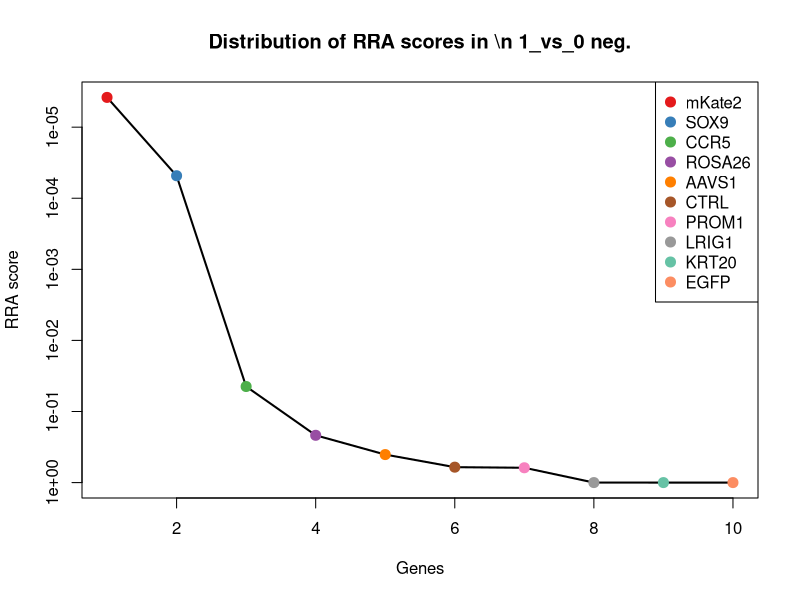
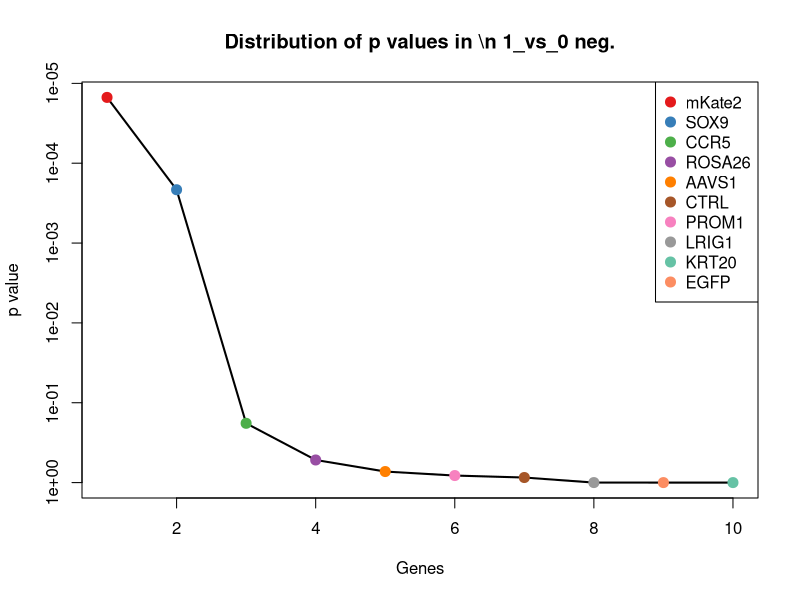
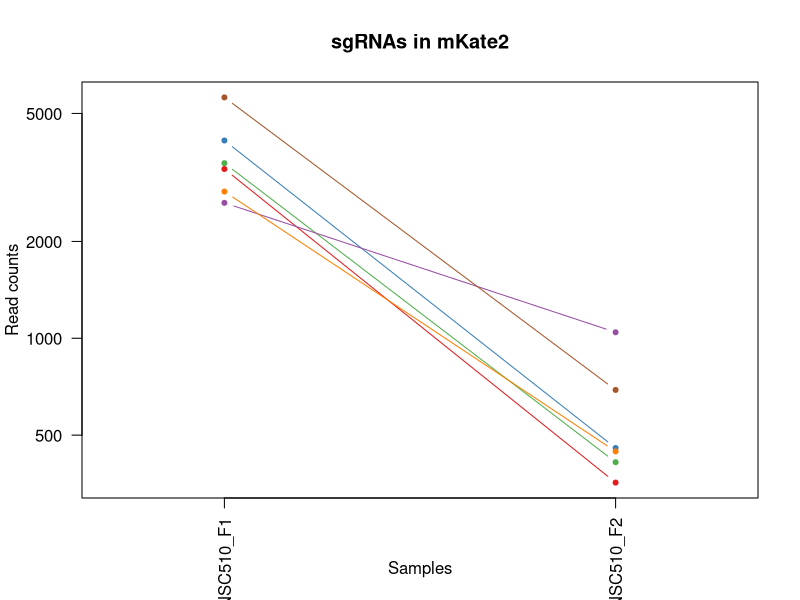
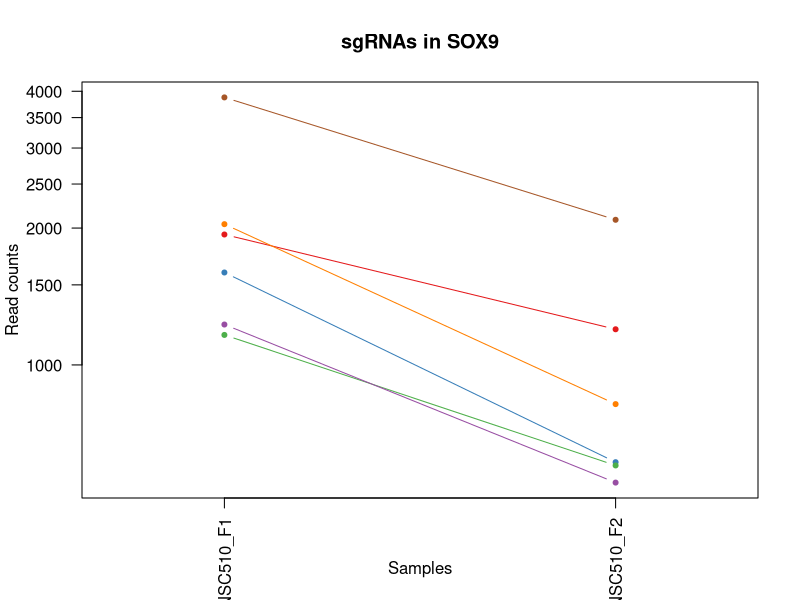
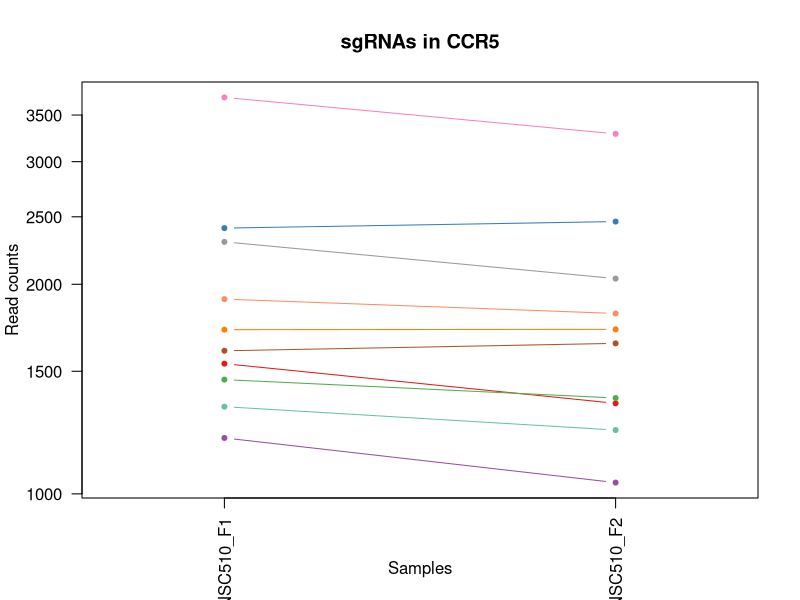
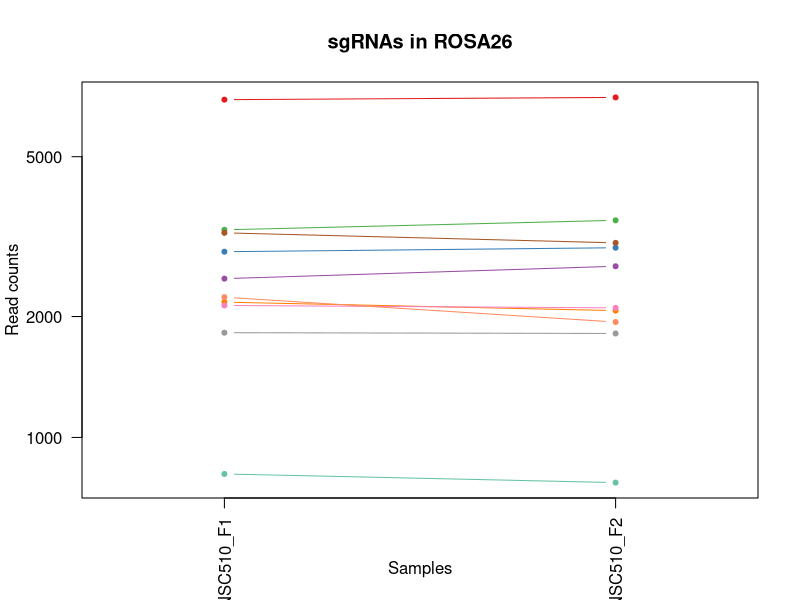
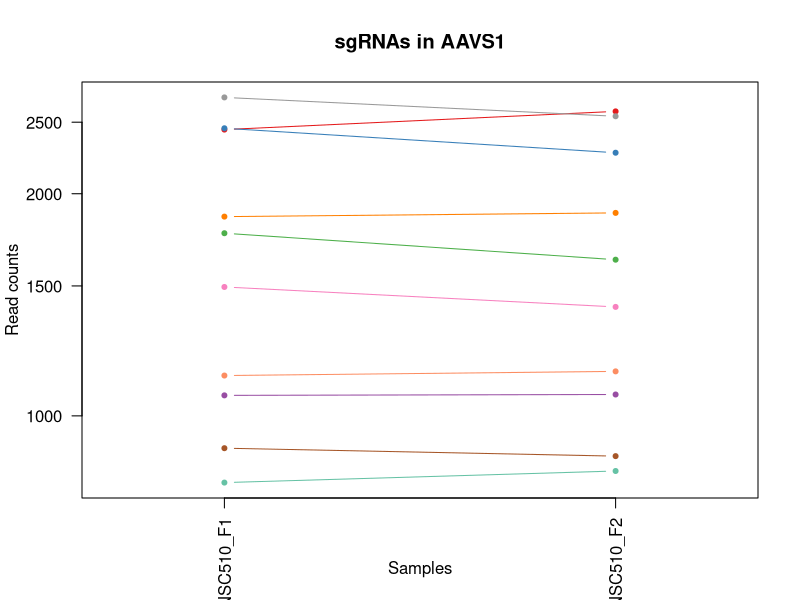
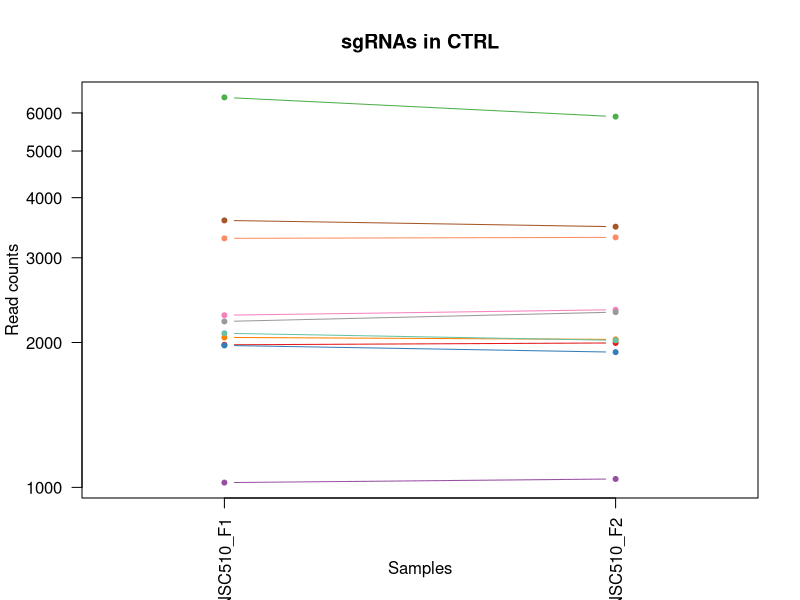

These charts were generated, in order, by the following R code: (Note: this script raises an error after producing the figures.)
pdf(file='S10A_c0_t1.pdf',width=4.5,height=4.5);
gstable=read.table('S10A_c0_t1.gene_summary.txt',header=T)
# 
#
# parameters
# Do not modify the variables beginning with "__"

# gstablename='__GENE_SUMMARY_FILE__'
startindex=3
# outputfile='__OUTPUT_FILE__'
targetgenelist=c("mKate2","SOX9","CCR5","ROSA26","AAVS1","CTRL","PROM1","LRIG1","KRT20","EGFP")
# samplelabel=sub('.\\w+.\\w+$','',colnames(gstable)[startindex]);
samplelabel='1_vs_0 neg.'


# You need to write some codes in front of this code:
# gstable=read.table(gstablename,header=T)
# pdf(file=outputfile,width=6,height=6)


# set up color using RColorBrewer
#library(RColorBrewer)
#colors <- brewer.pal(length(targetgenelist), "Set1")

colors=c( "#E41A1C", "#377EB8", "#4DAF4A", "#984EA3", "#FF7F00",  "#A65628", "#F781BF",
          "#999999", "#66C2A5", "#FC8D62", "#8DA0CB", "#E78AC3", "#A6D854", "#FFD92F", "#E5C494", "#B3B3B3", 
          "#8DD3C7", "#FFFFB3", "#BEBADA", "#FB8072", "#80B1D3", "#FDB462", "#B3DE69", "#FCCDE5",
          "#D9D9D9", "#BC80BD", "#CCEBC5", "#FFED6F")

######
# function definition

plotrankedvalues<-function(val, tglist, ...){
  
  plot(val,log='y',ylim=c(max(val),min(val)),type='l',lwd=2, ...)
  if(length(tglist)>0){
    for(i in 1:length(tglist)){
      targetgene=tglist[i];
      tx=which(names(val)==targetgene);ty=val[targetgene];
      points(tx,ty,col=colors[(i %% length(colors)) ],cex=2,pch=20)
      # text(tx+50,ty,targetgene,col=colors[i])
    }
    legend('topright',tglist,pch=20,pt.cex = 2,cex=1,col=colors)
  }
}



plotrandvalues<-function(val,targetgenelist, ...){
  # choose the one with the best distance distribution
  
  mindiffvalue=0;
  randval=val;
  for(i in 1:20){
    randval0=sample(val)
    vindex=sort(which(names(randval0) %in% targetgenelist))
    if(max(vindex)>0.9*length(val)){
      # print('pass...')
      next;
    }
    mindiffind=min(diff(vindex));
    if (mindiffind > mindiffvalue){
      mindiffvalue=mindiffind;
      randval=randval0;
      # print(paste('Diff: ',mindiffvalue))
    }
  }
  plot(randval,log='y',ylim=c(max(randval),min(randval)),pch=20,col='grey', ...)
  
  if(length(targetgenelist)>0){
    for(i in 1:length(targetgenelist)){
      targetgene=targetgenelist[i];
      tx=which(names(randval)==targetgene);ty=randval[targetgene];
      points(tx,ty,col=colors[(i %% length(colors)) ],cex=2,pch=20)
      text(tx+50,ty,targetgene,col=colors[i])
    }
  }
  
}




# set.seed(1235)



pvec=gstable[,startindex]
names(pvec)=gstable[,'id']
pvec=sort(pvec);

plotrankedvalues(pvec,targetgenelist,xlab='Genes',ylab='RRA score',main=paste('Distribution of RRA scores in \\n',samplelabel))

# plotrandvalues(pvec,targetgenelist,xlab='Genes',ylab='RRA score',main=paste('Distribution of RRA scores in \\n',samplelabel))


pvec=gstable[,startindex+1]
names(pvec)=gstable[,'id']
pvec=sort(pvec);

plotrankedvalues(pvec,targetgenelist,xlab='Genes',ylab='p value',main=paste('Distribution of p values in \\n',samplelabel))

# plotrandvalues(pvec,targetgenelist,xlab='Genes',ylab='p value',main=paste('Distribution of p values in \\n',samplelabel))



# you need to write after this code:
# dev.off()






# parameters
# Do not modify the variables beginning with "__"
targetmat=list(c(3358.175598442296,354.98143807977164),c(4118.215340793739,454.97620936984816),c(3501.1830762794757,410.97851000221453),c(2635.1377909158577,1042.9454645554981),c(2857.149399865885,443.97678452793974),c(5606.293152134459,689.963921901528))
targetgene="mKate2"
collabel=c("S73_MNSC510_F1","S74_MNSC510_F2")

# set up color using RColorBrewer
#library(RColorBrewer)
#colors <- brewer.pal(length(targetgenelist), "Set1")

colors=c( "#E41A1C", "#377EB8", "#4DAF4A", "#984EA3", "#FF7F00",  "#A65628", "#F781BF",
          "#999999", "#66C2A5", "#FC8D62", "#8DA0CB", "#E78AC3", "#A6D854", "#FFD92F", "#E5C494", "#B3B3B3", 
          "#8DD3C7", "#FFFFB3", "#BEBADA", "#FB8072", "#80B1D3", "#FDB462", "#B3DE69", "#FCCDE5",
          "#D9D9D9", "#BC80BD", "#CCEBC5", "#FFED6F")


## code

targetmatvec=unlist(targetmat)+1
yrange=range(targetmatvec[targetmatvec>0]);
# yrange[1]=1; # set the minimum value to 1
for(i in 1:length(targetmat)){
  vali=targetmat[[i]]+1;
  if(i==1){
    plot(1:length(vali),vali,type='b',las=1,pch=20,main=paste('sgRNAs in',targetgene),ylab='Read counts',xlab='Samples',xlim=c(0.7,length(vali)+0.3),ylim = yrange,col=colors[(i %% length(colors))],xaxt='n',log='y')
    axis(1,at=1:length(vali),labels=(collabel),las=2)
    # lines(0:100,rep(1,101),col='black');
  }else{
    lines(1:length(vali),vali,type='b',pch=20,col=colors[(i %% length(colors))])
  }
}




# parameters
# Do not modify the variables beginning with "__"
targetmat=list(c(1935.1011861184763,1196.937412342216),c(1596.0834589380302,609.9681048694667),c(1163.0608162562212,599.9686277404592),c(1226.0641106879855,549.9712420954208),c(2039.1066245455158,818.9571768657268),c(3876.202685992359,2084.8909813980954))
targetgene="SOX9"
collabel=c("S73_MNSC510_F1","S74_MNSC510_F2")

# set up color using RColorBrewer
#library(RColorBrewer)
#colors <- brewer.pal(length(targetgenelist), "Set1")

colors=c( "#E41A1C", "#377EB8", "#4DAF4A", "#984EA3", "#FF7F00",  "#A65628", "#F781BF",
          "#999999", "#66C2A5", "#FC8D62", "#8DA0CB", "#E78AC3", "#A6D854", "#FFD92F", "#E5C494", "#B3B3B3", 
          "#8DD3C7", "#FFFFB3", "#BEBADA", "#FB8072", "#80B1D3", "#FDB462", "#B3DE69", "#FCCDE5",
          "#D9D9D9", "#BC80BD", "#CCEBC5", "#FFED6F")


## code

targetmatvec=unlist(targetmat)+1
yrange=range(targetmatvec[targetmatvec>0]);
# yrange[1]=1; # set the minimum value to 1
for(i in 1:length(targetmat)){
  vali=targetmat[[i]]+1;
  if(i==1){
    plot(1:length(vali),vali,type='b',las=1,pch=20,main=paste('sgRNAs in',targetgene),ylab='Read counts',xlab='Samples',xlim=c(0.7,length(vali)+0.3),ylim = yrange,col=colors[(i %% length(colors))],xaxt='n',log='y')
    axis(1,at=1:length(vali),labels=(collabel),las=2)
    # lines(0:100,rep(1,101),col='black');
  }else{
    lines(1:length(vali),vali,type='b',pch=20,col=colors[(i %% length(colors))])
  }
}




# parameters
# Do not modify the variables beginning with "__"
targetmat=list(c(1537.0803736765365,1347.9295169902316),c(2407.125868210425,2459.8713737358826),c(1458.0762425636892,1371.92826209985),c(1202.062855666361,1036.9457782780935),c(1720.0899432164233,1721.9099616151177),c(1604.0838772785717,1643.9140400088581),c(3709.1939531335547,3287.8280800177163),c(2300.120272905682,2036.8934911788588),c(1333.0697059927281,1233.9354777195442),c(1903.0995127563103,1814.9050989148889))
targetgene="CCR5"
collabel=c("S73_MNSC510_F1","S74_MNSC510_F2")

# set up color using RColorBrewer
#library(RColorBrewer)
#colors <- brewer.pal(length(targetgenelist), "Set1")

colors=c( "#E41A1C", "#377EB8", "#4DAF4A", "#984EA3", "#FF7F00",  "#A65628", "#F781BF",
          "#999999", "#66C2A5", "#FC8D62", "#8DA0CB", "#E78AC3", "#A6D854", "#FFD92F", "#E5C494", "#B3B3B3", 
          "#8DD3C7", "#FFFFB3", "#BEBADA", "#FB8072", "#80B1D3", "#FDB462", "#B3DE69", "#FCCDE5",
          "#D9D9D9", "#BC80BD", "#CCEBC5", "#FFED6F")


## code

targetmatvec=unlist(targetmat)+1
yrange=range(targetmatvec[targetmatvec>0]);
# yrange[1]=1; # set the minimum value to 1
for(i in 1:length(targetmat)){
  vali=targetmat[[i]]+1;
  if(i==1){
    plot(1:length(vali),vali,type='b',las=1,pch=20,main=paste('sgRNAs in',targetgene),ylab='Read counts',xlab='Samples',xlim=c(0.7,length(vali)+0.3),ylim = yrange,col=colors[(i %% length(colors))],xaxt='n',log='y')
    axis(1,at=1:length(vali),labels=(collabel),las=2)
    # lines(0:100,rep(1,101),col='black');
  }else{
    lines(1:length(vali),vali,type='b',pch=20,col=colors[(i %% length(colors))])
  }
}




# parameters
# Do not modify the variables beginning with "__"
targetmat=list(c(6932.362492079214,7022.632787702074),c(2899.1515961537275,2965.8449164636695),c(3287.1718856699904,3470.818511478556),c(2484.129894738137,2666.860550306341),c(2171.1135271644507,2067.8918702787823),c(3230.168904993632,3049.840524347334),c(2130.1113831691755,2100.8901448045076),c(1822.0952770583276,1813.905151201988),c(810.0423569798273,770.95968664649),c(2233.1167693036473,1936.8987198887824))
targetgene="ROSA26"
collabel=c("S73_MNSC510_F1","S74_MNSC510_F2")

# set up color using RColorBrewer
#library(RColorBrewer)
#colors <- brewer.pal(length(targetgenelist), "Set1")

colors=c( "#E41A1C", "#377EB8", "#4DAF4A", "#984EA3", "#FF7F00",  "#A65628", "#F781BF",
          "#999999", "#66C2A5", "#FC8D62", "#8DA0CB", "#E78AC3", "#A6D854", "#FFD92F", "#E5C494", "#B3B3B3", 
          "#8DD3C7", "#FFFFB3", "#BEBADA", "#FB8072", "#80B1D3", "#FDB462", "#B3DE69", "#FCCDE5",
          "#D9D9D9", "#BC80BD", "#CCEBC5", "#FFED6F")


## code

targetmatvec=unlist(targetmat)+1
yrange=range(targetmatvec[targetmatvec>0]);
# yrange[1]=1; # set the minimum value to 1
for(i in 1:length(targetmat)){
  vali=targetmat[[i]]+1;
  if(i==1){
    plot(1:length(vali),vali,type='b',las=1,pch=20,main=paste('sgRNAs in',targetgene),ylab='Read counts',xlab='Samples',xlim=c(0.7,length(vali)+0.3),ylim = yrange,col=colors[(i %% length(colors))],xaxt='n',log='y')
    axis(1,at=1:length(vali),labels=(collabel),las=2)
    # lines(0:100,rep(1,101),col='black');
  }else{
    lines(1:length(vali),vali,type='b',pch=20,col=colors[(i %% length(colors))])
  }
}




# parameters
# Do not modify the variables beginning with "__"
targetmat=list(c(2442.1276984502942,2584.864837848478),c(2452.128221375971,2271.8812037105386),c(1767.0924009671048,1626.914928889545),c(1065.0556915845877,1067.9441573780173),c(1861.0973164684674,1882.9015433921409),c(903.0472201886223,880.9539350655741),c(1494.0781250961259,1403.9265889126743),c(2700.1411899327577,2545.8668770453482),c(811.0424092723949,840.9560265495436),c(1133.0592474791906,1147.9399744100785))
targetgene="AAVS1"
collabel=c("S73_MNSC510_F1","S74_MNSC510_F2")

# set up color using RColorBrewer
#library(RColorBrewer)
#colors <- brewer.pal(length(targetgenelist), "Set1")

colors=c( "#E41A1C", "#377EB8", "#4DAF4A", "#984EA3", "#FF7F00",  "#A65628", "#F781BF",
          "#999999", "#66C2A5", "#FC8D62", "#8DA0CB", "#E78AC3", "#A6D854", "#FFD92F", "#E5C494", "#B3B3B3", 
          "#8DD3C7", "#FFFFB3", "#BEBADA", "#FB8072", "#80B1D3", "#FDB462", "#B3DE69", "#FCCDE5",
          "#D9D9D9", "#BC80BD", "#CCEBC5", "#FFED6F")


## code

targetmatvec=unlist(targetmat)+1
yrange=range(targetmatvec[targetmatvec>0]);
# yrange[1]=1; # set the minimum value to 1
for(i in 1:length(targetmat)){
  vali=targetmat[[i]]+1;
  if(i==1){
    plot(1:length(vali),vali,type='b',las=1,pch=20,main=paste('sgRNAs in',targetgene),ylab='Read counts',xlab='Samples',xlim=c(0.7,length(vali)+0.3),ylim = yrange,col=colors[(i %% length(colors))],xaxt='n',log='y')
    axis(1,at=1:length(vali),labels=(collabel),las=2)
    # lines(0:100,rep(1,101),col='black');
  }else{
    lines(1:length(vali),vali,type='b',pch=20,col=colors[(i %% length(colors))])
  }
}




# parameters
# Do not modify the variables beginning with "__"
targetmat=list(c(1977.1033824063193,1994.8956872370266),c(1971.103068650913,1908.9001839275609),c(6461.337862279832,5893.69181983711),c(1022.0534430041771,1039.9456214167958),c(2048.107095178625,2028.8939094756527),c(3586.187521147729,3479.8180408946628),c(2278.1191224691934,2338.87770047489),c(2211.115618867158,2311.8791122265693),c(2089.1092391739003,2019.8943800595457),c(3291.1720948402613,3306.8270865628306))
targetgene="CTRL"
collabel=c("S73_MNSC510_F1","S74_MNSC510_F2")

# set up color using RColorBrewer
#library(RColorBrewer)
#colors <- brewer.pal(length(targetgenelist), "Set1")

colors=c( "#E41A1C", "#377EB8", "#4DAF4A", "#984EA3", "#FF7F00",  "#A65628", "#F781BF",
          "#999999", "#66C2A5", "#FC8D62", "#8DA0CB", "#E78AC3", "#A6D854", "#FFD92F", "#E5C494", "#B3B3B3", 
          "#8DD3C7", "#FFFFB3", "#BEBADA", "#FB8072", "#80B1D3", "#FDB462", "#B3DE69", "#FCCDE5",
          "#D9D9D9", "#BC80BD", "#CCEBC5", "#FFED6F")


## code

targetmatvec=unlist(targetmat)+1
yrange=range(targetmatvec[targetmatvec>0]);
# yrange[1]=1; # set the minimum value to 1
for(i in 1:length(targetmat)){
  vali=targetmat[[i]]+1;
  if(i==1){
    plot(1:length(vali),vali,type='b',las=1,pch=20,main=paste('sgRNAs in',targetgene),ylab='Read counts',xlab='Samples',xlim=c(0.7,length(vali)+0.3),ylim = yrange,col=colors[(i %% length(colors))],xaxt='n',log='y')
    axis(1,at=1:length(vali),labels=(collabel),las=2)
    # lines(0:100,rep(1,101),col='black');
  }else{
    lines(1:length(vali),vali,type='b',pch=20,col=colors[(i %% length(colors))])
  }
}




# parameters
# Do not modify the variables beginning with "__"
targetmat=list(c(2079.1087162482236,1985.8961578209198),c(3412.1784222409515,3290.8279231564184),c(2109.110285025254,2307.8793213749664),c(3580.187207392323,3596.8119233040525),c(2038.1065722529481,2147.887687310844),c(4965.259632598571,4956.740812849093))
targetgene="PROM1"
collabel=c("S73_MNSC510_F1","S74_MNSC510_F2")

# set up color using RColorBrewer
#library(RColorBrewer)
#colors <- brewer.pal(length(targetgenelist), "Set1")

colors=c( "#E41A1C", "#377EB8", "#4DAF4A", "#984EA3", "#FF7F00",  "#A65628", "#F781BF",
          "#999999", "#66C2A5", "#FC8D62", "#8DA0CB", "#E78AC3", "#A6D854", "#FFD92F", "#E5C494", "#B3B3B3", 
          "#8DD3C7", "#FFFFB3", "#BEBADA", "#FB8072", "#80B1D3", "#FDB462", "#B3DE69", "#FCCDE5",
          "#D9D9D9", "#BC80BD", "#CCEBC5", "#FFED6F")


## code

targetmatvec=unlist(targetmat)+1
yrange=range(targetmatvec[targetmatvec>0]);
# yrange[1]=1; # set the minimum value to 1
for(i in 1:length(targetmat)){
  vali=targetmat[[i]]+1;
  if(i==1){
    plot(1:length(vali),vali,type='b',las=1,pch=20,main=paste('sgRNAs in',targetgene),ylab='Read counts',xlab='Samples',xlim=c(0.7,length(vali)+0.3),ylim = yrange,col=colors[(i %% length(colors))],xaxt='n',log='y')
    axis(1,at=1:length(vali),labels=(collabel),las=2)
    # lines(0:100,rep(1,101),col='black');
  }else{
    lines(1:length(vali),vali,type='b',pch=20,col=colors[(i %% length(colors))])
  }
}




# parameters
# Do not modify the variables beginning with "__"
targetmat=list(c(2243.1172922293244,2474.870589429394),c(1341.0701243332696,1473.922928815728),c(1509.0789094846411,1742.9088635860337),c(2717.142078906408,2916.847478531532),c(4089.2138243092763,4413.769204743978),c(1502.0785434366674,1597.9164452154228))
targetgene="LRIG1"
collabel=c("S73_MNSC510_F1","S74_MNSC510_F2")

# set up color using RColorBrewer
#library(RColorBrewer)
#colors <- brewer.pal(length(targetgenelist), "Set1")

colors=c( "#E41A1C", "#377EB8", "#4DAF4A", "#984EA3", "#FF7F00",  "#A65628", "#F781BF",
          "#999999", "#66C2A5", "#FC8D62", "#8DA0CB", "#E78AC3", "#A6D854", "#FFD92F", "#E5C494", "#B3B3B3", 
          "#8DD3C7", "#FFFFB3", "#BEBADA", "#FB8072", "#80B1D3", "#FDB462", "#B3DE69", "#FCCDE5",
          "#D9D9D9", "#BC80BD", "#CCEBC5", "#FFED6F")


## code

targetmatvec=unlist(targetmat)+1
yrange=range(targetmatvec[targetmatvec>0]);
# yrange[1]=1; # set the minimum value to 1
for(i in 1:length(targetmat)){
  vali=targetmat[[i]]+1;
  if(i==1){
    plot(1:length(vali),vali,type='b',las=1,pch=20,main=paste('sgRNAs in',targetgene),ylab='Read counts',xlab='Samples',xlim=c(0.7,length(vali)+0.3),ylim = yrange,col=colors[(i %% length(colors))],xaxt='n',log='y')
    axis(1,at=1:length(vali),labels=(collabel),las=2)
    # lines(0:100,rep(1,101),col='black');
  }else{
    lines(1:length(vali),vali,type='b',pch=20,col=colors[(i %% length(colors))])
  }
}




# parameters
# Do not modify the variables beginning with "__"
targetmat=list(c(599.0313232480452,2099.890197091607),c(621.0324736845342,2827.8521320833643),c(567.029649885879,2382.8753998425236),c(288.01506025949413,1151.9397652616815),c(848.0443440973994,3788.8018841809994),c(455.02379311829804,1602.9161837799268))
targetgene="KRT20"
collabel=c("S73_MNSC510_F1","S74_MNSC510_F2")

# set up color using RColorBrewer
#library(RColorBrewer)
#colors <- brewer.pal(length(targetgenelist), "Set1")

colors=c( "#E41A1C", "#377EB8", "#4DAF4A", "#984EA3", "#FF7F00",  "#A65628", "#F781BF",
          "#999999", "#66C2A5", "#FC8D62", "#8DA0CB", "#E78AC3", "#A6D854", "#FFD92F", "#E5C494", "#B3B3B3", 
          "#8DD3C7", "#FFFFB3", "#BEBADA", "#FB8072", "#80B1D3", "#FDB462", "#B3DE69", "#FCCDE5",
          "#D9D9D9", "#BC80BD", "#CCEBC5", "#FFED6F")


## code

targetmatvec=unlist(targetmat)+1
yrange=range(targetmatvec[targetmatvec>0]);
# yrange[1]=1; # set the minimum value to 1
for(i in 1:length(targetmat)){
  vali=targetmat[[i]]+1;
  if(i==1){
    plot(1:length(vali),vali,type='b',las=1,pch=20,main=paste('sgRNAs in',targetgene),ylab='Read counts',xlab='Samples',xlim=c(0.7,length(vali)+0.3),ylim = yrange,col=colors[(i %% length(colors))],xaxt='n',log='y')
    axis(1,at=1:length(vali),labels=(collabel),las=2)
    # lines(0:100,rep(1,101),col='black');
  }else{
    lines(1:length(vali),vali,type='b',pch=20,col=colors[(i %% length(colors))])
  }
}




# parameters
# Do not modify the variables beginning with "__"
targetmat=list(c(412.02154453788745,3030.841517802219),c(436.02279955951195,3853.798485519549),c(295.015426307468,2043.893125169164),c(297.01553089260335,2011.8947983563396),c(430.0224858041058,3400.8221715755026),c(1072.0560576325615,3794.801570458404))
targetgene="EGFP"
collabel=c("S73_MNSC510_F1","S74_MNSC510_F2")

# set up color using RColorBrewer
#library(RColorBrewer)
#colors <- brewer.pal(length(targetgenelist), "Set1")

colors=c( "#E41A1C", "#377EB8", "#4DAF4A", "#984EA3", "#FF7F00",  "#A65628", "#F781BF",
          "#999999", "#66C2A5", "#FC8D62", "#8DA0CB", "#E78AC3", "#A6D854", "#FFD92F", "#E5C494", "#B3B3B3", 
          "#8DD3C7", "#FFFFB3", "#BEBADA", "#FB8072", "#80B1D3", "#FDB462", "#B3DE69", "#FCCDE5",
          "#D9D9D9", "#BC80BD", "#CCEBC5", "#FFED6F")


## code

targetmatvec=unlist(targetmat)+1
yrange=range(targetmatvec[targetmatvec>0]);
# yrange[1]=1; # set the minimum value to 1
for(i in 1:length(targetmat)){
  vali=targetmat[[i]]+1;
  if(i==1){
    plot(1:length(vali),vali,type='b',las=1,pch=20,main=paste('sgRNAs in',targetgene),ylab='Read counts',xlab='Samples',xlim=c(0.7,length(vali)+0.3),ylim = yrange,col=colors[(i %% length(colors))],xaxt='n',log='y')
    axis(1,at=1:length(vali),labels=(collabel),las=2)
    # lines(0:100,rep(1,101),col='black');
  }else{
    lines(1:length(vali),vali,type='b',pch=20,col=colors[(i %% length(colors))])
  }
}



# 
#
# parameters
# Do not modify the variables beginning with "__"

# gstablename='__GENE_SUMMARY_FILE__'
startindex=9
# outputfile='__OUTPUT_FILE__'
targetgenelist=c("EGFP","KRT20","LRIG1","PROM1","ROSA26","AAVS1","CTRL","CCR5","SOX9","mKate2")
# samplelabel=sub('.\\w+.\\w+$','',colnames(gstable)[startindex]);
samplelabel='1_vs_0 pos.'


# You need to write some codes in front of this code:
# gstable=read.table(gstablename,header=T)
# pdf(file=outputfile,width=6,height=6)


# set up color using RColorBrewer
#library(RColorBrewer)
#colors <- brewer.pal(length(targetgenelist), "Set1")

colors=c( "#E41A1C", "#377EB8", "#4DAF4A", "#984EA3", "#FF7F00",  "#A65628", "#F781BF",
          "#999999", "#66C2A5", "#FC8D62", "#8DA0CB", "#E78AC3", "#A6D854", "#FFD92F", "#E5C494", "#B3B3B3", 
          "#8DD3C7", "#FFFFB3", "#BEBADA", "#FB8072", "#80B1D3", "#FDB462", "#B3DE69", "#FCCDE5",
          "#D9D9D9", "#BC80BD", "#CCEBC5", "#FFED6F")

######
# function definition

plotrankedvalues<-function(val, tglist, ...){
  
  plot(val,log='y',ylim=c(max(val),min(val)),type='l',lwd=2, ...)
  if(length(tglist)>0){
    for(i in 1:length(tglist)){
      targetgene=tglist[i];
      tx=which(names(val)==targetgene);ty=val[targetgene];
      points(tx,ty,col=colors[(i %% length(colors)) ],cex=2,pch=20)
      # text(tx+50,ty,targetgene,col=colors[i])
    }
    legend('topright',tglist,pch=20,pt.cex = 2,cex=1,col=colors)
  }
}



plotrandvalues<-function(val,targetgenelist, ...){
  # choose the one with the best distance distribution
  
  mindiffvalue=0;
  randval=val;
  for(i in 1:20){
    randval0=sample(val)
    vindex=sort(which(names(randval0) %in% targetgenelist))
    if(max(vindex)>0.9*length(val)){
      # print('pass...')
      next;
    }
    mindiffind=min(diff(vindex));
    if (mindiffind > mindiffvalue){
      mindiffvalue=mindiffind;
      randval=randval0;
      # print(paste('Diff: ',mindiffvalue))
    }
  }
  plot(randval,log='y',ylim=c(max(randval),min(randval)),pch=20,col='grey', ...)
  
  if(length(targetgenelist)>0){
    for(i in 1:length(targetgenelist)){
      targetgene=targetgenelist[i];
      tx=which(names(randval)==targetgene);ty=randval[targetgene];
      points(tx,ty,col=colors[(i %% length(colors)) ],cex=2,pch=20)
      text(tx+50,ty,targetgene,col=colors[i])
    }
  }
  
}




# set.seed(1235)



pvec=gstable[,startindex]
names(pvec)=gstable[,'id']
pvec=sort(pvec);

plotrankedvalues(pvec,targetgenelist,xlab='Genes',ylab='RRA score',main=paste('Distribution of RRA scores in \\n',samplelabel))

# plotrandvalues(pvec,targetgenelist,xlab='Genes',ylab='RRA score',main=paste('Distribution of RRA scores in \\n',samplelabel))


pvec=gstable[,startindex+1]
names(pvec)=gstable[,'id']
pvec=sort(pvec);

plotrankedvalues(pvec,targetgenelist,xlab='Genes',ylab='p value',main=paste('Distribution of p values in \\n',samplelabel))

# plotrandvalues(pvec,targetgenelist,xlab='Genes',ylab='p value',main=paste('Distribution of p values in \\n',samplelabel))



# you need to write after this code:
# dev.off()






# parameters
# Do not modify the variables beginning with "__"
targetmat=list(c(412.02154453788745,3030.841517802219),c(436.02279955951195,3853.798485519549),c(295.015426307468,2043.893125169164),c(297.01553089260335,2011.8947983563396),c(430.0224858041058,3400.8221715755026),c(1072.0560576325615,3794.801570458404))
targetgene="EGFP"
collabel=c("S73_MNSC510_F1","S74_MNSC510_F2")

# set up color using RColorBrewer
#library(RColorBrewer)
#colors <- brewer.pal(length(targetgenelist), "Set1")

colors=c( "#E41A1C", "#377EB8", "#4DAF4A", "#984EA3", "#FF7F00",  "#A65628", "#F781BF",
          "#999999", "#66C2A5", "#FC8D62", "#8DA0CB", "#E78AC3", "#A6D854", "#FFD92F", "#E5C494", "#B3B3B3", 
          "#8DD3C7", "#FFFFB3", "#BEBADA", "#FB8072", "#80B1D3", "#FDB462", "#B3DE69", "#FCCDE5",
          "#D9D9D9", "#BC80BD", "#CCEBC5", "#FFED6F")


## code

targetmatvec=unlist(targetmat)+1
yrange=range(targetmatvec[targetmatvec>0]);
# yrange[1]=1; # set the minimum value to 1
for(i in 1:length(targetmat)){
  vali=targetmat[[i]]+1;
  if(i==1){
    plot(1:length(vali),vali,type='b',las=1,pch=20,main=paste('sgRNAs in',targetgene),ylab='Read counts',xlab='Samples',xlim=c(0.7,length(vali)+0.3),ylim = yrange,col=colors[(i %% length(colors))],xaxt='n',log='y')
    axis(1,at=1:length(vali),labels=(collabel),las=2)
    # lines(0:100,rep(1,101),col='black');
  }else{
    lines(1:length(vali),vali,type='b',pch=20,col=colors[(i %% length(colors))])
  }
}




# parameters
# Do not modify the variables beginning with "__"
targetmat=list(c(599.0313232480452,2099.890197091607),c(621.0324736845342,2827.8521320833643),c(567.029649885879,2382.8753998425236),c(288.01506025949413,1151.9397652616815),c(848.0443440973994,3788.8018841809994),c(455.02379311829804,1602.9161837799268))
targetgene="KRT20"
collabel=c("S73_MNSC510_F1","S74_MNSC510_F2")

# set up color using RColorBrewer
#library(RColorBrewer)
#colors <- brewer.pal(length(targetgenelist), "Set1")

colors=c( "#E41A1C", "#377EB8", "#4DAF4A", "#984EA3", "#FF7F00",  "#A65628", "#F781BF",
          "#999999", "#66C2A5", "#FC8D62", "#8DA0CB", "#E78AC3", "#A6D854", "#FFD92F", "#E5C494", "#B3B3B3", 
          "#8DD3C7", "#FFFFB3", "#BEBADA", "#FB8072", "#80B1D3", "#FDB462", "#B3DE69", "#FCCDE5",
          "#D9D9D9", "#BC80BD", "#CCEBC5", "#FFED6F")


## code

targetmatvec=unlist(targetmat)+1
yrange=range(targetmatvec[targetmatvec>0]);
# yrange[1]=1; # set the minimum value to 1
for(i in 1:length(targetmat)){
  vali=targetmat[[i]]+1;
  if(i==1){
    plot(1:length(vali),vali,type='b',las=1,pch=20,main=paste('sgRNAs in',targetgene),ylab='Read counts',xlab='Samples',xlim=c(0.7,length(vali)+0.3),ylim = yrange,col=colors[(i %% length(colors))],xaxt='n',log='y')
    axis(1,at=1:length(vali),labels=(collabel),las=2)
    # lines(0:100,rep(1,101),col='black');
  }else{
    lines(1:length(vali),vali,type='b',pch=20,col=colors[(i %% length(colors))])
  }
}




# parameters
# Do not modify the variables beginning with "__"
targetmat=list(c(2243.1172922293244,2474.870589429394),c(1341.0701243332696,1473.922928815728),c(1509.0789094846411,1742.9088635860337),c(2717.142078906408,2916.847478531532),c(4089.2138243092763,4413.769204743978),c(1502.0785434366674,1597.9164452154228))
targetgene="LRIG1"
collabel=c("S73_MNSC510_F1","S74_MNSC510_F2")

# set up color using RColorBrewer
#library(RColorBrewer)
#colors <- brewer.pal(length(targetgenelist), "Set1")

colors=c( "#E41A1C", "#377EB8", "#4DAF4A", "#984EA3", "#FF7F00",  "#A65628", "#F781BF",
          "#999999", "#66C2A5", "#FC8D62", "#8DA0CB", "#E78AC3", "#A6D854", "#FFD92F", "#E5C494", "#B3B3B3", 
          "#8DD3C7", "#FFFFB3", "#BEBADA", "#FB8072", "#80B1D3", "#FDB462", "#B3DE69", "#FCCDE5",
          "#D9D9D9", "#BC80BD", "#CCEBC5", "#FFED6F")


## code

targetmatvec=unlist(targetmat)+1
yrange=range(targetmatvec[targetmatvec>0]);
# yrange[1]=1; # set the minimum value to 1
for(i in 1:length(targetmat)){
  vali=targetmat[[i]]+1;
  if(i==1){
    plot(1:length(vali),vali,type='b',las=1,pch=20,main=paste('sgRNAs in',targetgene),ylab='Read counts',xlab='Samples',xlim=c(0.7,length(vali)+0.3),ylim = yrange,col=colors[(i %% length(colors))],xaxt='n',log='y')
    axis(1,at=1:length(vali),labels=(collabel),las=2)
    # lines(0:100,rep(1,101),col='black');
  }else{
    lines(1:length(vali),vali,type='b',pch=20,col=colors[(i %% length(colors))])
  }
}




# parameters
# Do not modify the variables beginning with "__"
targetmat=list(c(2079.1087162482236,1985.8961578209198),c(3412.1784222409515,3290.8279231564184),c(2109.110285025254,2307.8793213749664),c(3580.187207392323,3596.8119233040525),c(2038.1065722529481,2147.887687310844),c(4965.259632598571,4956.740812849093))
targetgene="PROM1"
collabel=c("S73_MNSC510_F1","S74_MNSC510_F2")

# set up color using RColorBrewer
#library(RColorBrewer)
#colors <- brewer.pal(length(targetgenelist), "Set1")

colors=c( "#E41A1C", "#377EB8", "#4DAF4A", "#984EA3", "#FF7F00",  "#A65628", "#F781BF",
          "#999999", "#66C2A5", "#FC8D62", "#8DA0CB", "#E78AC3", "#A6D854", "#FFD92F", "#E5C494", "#B3B3B3", 
          "#8DD3C7", "#FFFFB3", "#BEBADA", "#FB8072", "#80B1D3", "#FDB462", "#B3DE69", "#FCCDE5",
          "#D9D9D9", "#BC80BD", "#CCEBC5", "#FFED6F")


## code

targetmatvec=unlist(targetmat)+1
yrange=range(targetmatvec[targetmatvec>0]);
# yrange[1]=1; # set the minimum value to 1
for(i in 1:length(targetmat)){
  vali=targetmat[[i]]+1;
  if(i==1){
    plot(1:length(vali),vali,type='b',las=1,pch=20,main=paste('sgRNAs in',targetgene),ylab='Read counts',xlab='Samples',xlim=c(0.7,length(vali)+0.3),ylim = yrange,col=colors[(i %% length(colors))],xaxt='n',log='y')
    axis(1,at=1:length(vali),labels=(collabel),las=2)
    # lines(0:100,rep(1,101),col='black');
  }else{
    lines(1:length(vali),vali,type='b',pch=20,col=colors[(i %% length(colors))])
  }
}




# parameters
# Do not modify the variables beginning with "__"
targetmat=list(c(6932.362492079214,7022.632787702074),c(2899.1515961537275,2965.8449164636695),c(3287.1718856699904,3470.818511478556),c(2484.129894738137,2666.860550306341),c(2171.1135271644507,2067.8918702787823),c(3230.168904993632,3049.840524347334),c(2130.1113831691755,2100.8901448045076),c(1822.0952770583276,1813.905151201988),c(810.0423569798273,770.95968664649),c(2233.1167693036473,1936.8987198887824))
targetgene="ROSA26"
collabel=c("S73_MNSC510_F1","S74_MNSC510_F2")

# set up color using RColorBrewer
#library(RColorBrewer)
#colors <- brewer.pal(length(targetgenelist), "Set1")

colors=c( "#E41A1C", "#377EB8", "#4DAF4A", "#984EA3", "#FF7F00",  "#A65628", "#F781BF",
          "#999999", "#66C2A5", "#FC8D62", "#8DA0CB", "#E78AC3", "#A6D854", "#FFD92F", "#E5C494", "#B3B3B3", 
          "#8DD3C7", "#FFFFB3", "#BEBADA", "#FB8072", "#80B1D3", "#FDB462", "#B3DE69", "#FCCDE5",
          "#D9D9D9", "#BC80BD", "#CCEBC5", "#FFED6F")


## code

targetmatvec=unlist(targetmat)+1
yrange=range(targetmatvec[targetmatvec>0]);
# yrange[1]=1; # set the minimum value to 1
for(i in 1:length(targetmat)){
  vali=targetmat[[i]]+1;
  if(i==1){
    plot(1:length(vali),vali,type='b',las=1,pch=20,main=paste('sgRNAs in',targetgene),ylab='Read counts',xlab='Samples',xlim=c(0.7,length(vali)+0.3),ylim = yrange,col=colors[(i %% length(colors))],xaxt='n',log='y')
    axis(1,at=1:length(vali),labels=(collabel),las=2)
    # lines(0:100,rep(1,101),col='black');
  }else{
    lines(1:length(vali),vali,type='b',pch=20,col=colors[(i %% length(colors))])
  }
}




# parameters
# Do not modify the variables beginning with "__"
targetmat=list(c(2442.1276984502942,2584.864837848478),c(2452.128221375971,2271.8812037105386),c(1767.0924009671048,1626.914928889545),c(1065.0556915845877,1067.9441573780173),c(1861.0973164684674,1882.9015433921409),c(903.0472201886223,880.9539350655741),c(1494.0781250961259,1403.9265889126743),c(2700.1411899327577,2545.8668770453482),c(811.0424092723949,840.9560265495436),c(1133.0592474791906,1147.9399744100785))
targetgene="AAVS1"
collabel=c("S73_MNSC510_F1","S74_MNSC510_F2")

# set up color using RColorBrewer
#library(RColorBrewer)
#colors <- brewer.pal(length(targetgenelist), "Set1")

colors=c( "#E41A1C", "#377EB8", "#4DAF4A", "#984EA3", "#FF7F00",  "#A65628", "#F781BF",
          "#999999", "#66C2A5", "#FC8D62", "#8DA0CB", "#E78AC3", "#A6D854", "#FFD92F", "#E5C494", "#B3B3B3", 
          "#8DD3C7", "#FFFFB3", "#BEBADA", "#FB8072", "#80B1D3", "#FDB462", "#B3DE69", "#FCCDE5",
          "#D9D9D9", "#BC80BD", "#CCEBC5", "#FFED6F")


## code

targetmatvec=unlist(targetmat)+1
yrange=range(targetmatvec[targetmatvec>0]);
# yrange[1]=1; # set the minimum value to 1
for(i in 1:length(targetmat)){
  vali=targetmat[[i]]+1;
  if(i==1){
    plot(1:length(vali),vali,type='b',las=1,pch=20,main=paste('sgRNAs in',targetgene),ylab='Read counts',xlab='Samples',xlim=c(0.7,length(vali)+0.3),ylim = yrange,col=colors[(i %% length(colors))],xaxt='n',log='y')
    axis(1,at=1:length(vali),labels=(collabel),las=2)
    # lines(0:100,rep(1,101),col='black');
  }else{
    lines(1:length(vali),vali,type='b',pch=20,col=colors[(i %% length(colors))])
  }
}




# parameters
# Do not modify the variables beginning with "__"
targetmat=list(c(1977.1033824063193,1994.8956872370266),c(1971.103068650913,1908.9001839275609),c(6461.337862279832,5893.69181983711),c(1022.0534430041771,1039.9456214167958),c(2048.107095178625,2028.8939094756527),c(3586.187521147729,3479.8180408946628),c(2278.1191224691934,2338.87770047489),c(2211.115618867158,2311.8791122265693),c(2089.1092391739003,2019.8943800595457),c(3291.1720948402613,3306.8270865628306))
targetgene="CTRL"
collabel=c("S73_MNSC510_F1","S74_MNSC510_F2")

# set up color using RColorBrewer
#library(RColorBrewer)
#colors <- brewer.pal(length(targetgenelist), "Set1")

colors=c( "#E41A1C", "#377EB8", "#4DAF4A", "#984EA3", "#FF7F00",  "#A65628", "#F781BF",
          "#999999", "#66C2A5", "#FC8D62", "#8DA0CB", "#E78AC3", "#A6D854", "#FFD92F", "#E5C494", "#B3B3B3", 
          "#8DD3C7", "#FFFFB3", "#BEBADA", "#FB8072", "#80B1D3", "#FDB462", "#B3DE69", "#FCCDE5",
          "#D9D9D9", "#BC80BD", "#CCEBC5", "#FFED6F")


## code

targetmatvec=unlist(targetmat)+1
yrange=range(targetmatvec[targetmatvec>0]);
# yrange[1]=1; # set the minimum value to 1
for(i in 1:length(targetmat)){
  vali=targetmat[[i]]+1;
  if(i==1){
    plot(1:length(vali),vali,type='b',las=1,pch=20,main=paste('sgRNAs in',targetgene),ylab='Read counts',xlab='Samples',xlim=c(0.7,length(vali)+0.3),ylim = yrange,col=colors[(i %% length(colors))],xaxt='n',log='y')
    axis(1,at=1:length(vali),labels=(collabel),las=2)
    # lines(0:100,rep(1,101),col='black');
  }else{
    lines(1:length(vali),vali,type='b',pch=20,col=colors[(i %% length(colors))])
  }
}




# parameters
# Do not modify the variables beginning with "__"
targetmat=list(c(1537.0803736765365,1347.9295169902316),c(2407.125868210425,2459.8713737358826),c(1458.0762425636892,1371.92826209985),c(1202.062855666361,1036.9457782780935),c(1720.0899432164233,1721.9099616151177),c(1604.0838772785717,1643.9140400088581),c(3709.1939531335547,3287.8280800177163),c(2300.120272905682,2036.8934911788588),c(1333.0697059927281,1233.9354777195442),c(1903.0995127563103,1814.9050989148889))
targetgene="CCR5"
collabel=c("S73_MNSC510_F1","S74_MNSC510_F2")

# set up color using RColorBrewer
#library(RColorBrewer)
#colors <- brewer.pal(length(targetgenelist), "Set1")

colors=c( "#E41A1C", "#377EB8", "#4DAF4A", "#984EA3", "#FF7F00",  "#A65628", "#F781BF",
          "#999999", "#66C2A5", "#FC8D62", "#8DA0CB", "#E78AC3", "#A6D854", "#FFD92F", "#E5C494", "#B3B3B3", 
          "#8DD3C7", "#FFFFB3", "#BEBADA", "#FB8072", "#80B1D3", "#FDB462", "#B3DE69", "#FCCDE5",
          "#D9D9D9", "#BC80BD", "#CCEBC5", "#FFED6F")


## code

targetmatvec=unlist(targetmat)+1
yrange=range(targetmatvec[targetmatvec>0]);
# yrange[1]=1; # set the minimum value to 1
for(i in 1:length(targetmat)){
  vali=targetmat[[i]]+1;
  if(i==1){
    plot(1:length(vali),vali,type='b',las=1,pch=20,main=paste('sgRNAs in',targetgene),ylab='Read counts',xlab='Samples',xlim=c(0.7,length(vali)+0.3),ylim = yrange,col=colors[(i %% length(colors))],xaxt='n',log='y')
    axis(1,at=1:length(vali),labels=(collabel),las=2)
    # lines(0:100,rep(1,101),col='black');
  }else{
    lines(1:length(vali),vali,type='b',pch=20,col=colors[(i %% length(colors))])
  }
}




# parameters
# Do not modify the variables beginning with "__"
targetmat=list(c(1935.1011861184763,1196.937412342216),c(1596.0834589380302,609.9681048694667),c(1163.0608162562212,599.9686277404592),c(1226.0641106879855,549.9712420954208),c(2039.1066245455158,818.9571768657268),c(3876.202685992359,2084.8909813980954))
targetgene="SOX9"
collabel=c("S73_MNSC510_F1","S74_MNSC510_F2")

# set up color using RColorBrewer
#library(RColorBrewer)
#colors <- brewer.pal(length(targetgenelist), "Set1")

colors=c( "#E41A1C", "#377EB8", "#4DAF4A", "#984EA3", "#FF7F00",  "#A65628", "#F781BF",
          "#999999", "#66C2A5", "#FC8D62", "#8DA0CB", "#E78AC3", "#A6D854", "#FFD92F", "#E5C494", "#B3B3B3", 
          "#8DD3C7", "#FFFFB3", "#BEBADA", "#FB8072", "#80B1D3", "#FDB462", "#B3DE69", "#FCCDE5",
          "#D9D9D9", "#BC80BD", "#CCEBC5", "#FFED6F")


## code

targetmatvec=unlist(targetmat)+1
yrange=range(targetmatvec[targetmatvec>0]);
# yrange[1]=1; # set the minimum value to 1
for(i in 1:length(targetmat)){
  vali=targetmat[[i]]+1;
  if(i==1){
    plot(1:length(vali),vali,type='b',las=1,pch=20,main=paste('sgRNAs in',targetgene),ylab='Read counts',xlab='Samples',xlim=c(0.7,length(vali)+0.3),ylim = yrange,col=colors[(i %% length(colors))],xaxt='n',log='y')
    axis(1,at=1:length(vali),labels=(collabel),las=2)
    # lines(0:100,rep(1,101),col='black');
  }else{
    lines(1:length(vali),vali,type='b',pch=20,col=colors[(i %% length(colors))])
  }
}




# parameters
# Do not modify the variables beginning with "__"
targetmat=list(c(3358.175598442296,354.98143807977164),c(4118.215340793739,454.97620936984816),c(3501.1830762794757,410.97851000221453),c(2635.1377909158577,1042.9454645554981),c(2857.149399865885,443.97678452793974),c(5606.293152134459,689.963921901528))
targetgene="mKate2"
collabel=c("S73_MNSC510_F1","S74_MNSC510_F2")

# set up color using RColorBrewer
#library(RColorBrewer)
#colors <- brewer.pal(length(targetgenelist), "Set1")

colors=c( "#E41A1C", "#377EB8", "#4DAF4A", "#984EA3", "#FF7F00",  "#A65628", "#F781BF",
          "#999999", "#66C2A5", "#FC8D62", "#8DA0CB", "#E78AC3", "#A6D854", "#FFD92F", "#E5C494", "#B3B3B3", 
          "#8DD3C7", "#FFFFB3", "#BEBADA", "#FB8072", "#80B1D3", "#FDB462", "#B3DE69", "#FCCDE5",
          "#D9D9D9", "#BC80BD", "#CCEBC5", "#FFED6F")


## code

targetmatvec=unlist(targetmat)+1
yrange=range(targetmatvec[targetmatvec>0]);
# yrange[1]=1; # set the minimum value to 1
for(i in 1:length(targetmat)){
  vali=targetmat[[i]]+1;
  if(i==1){
    plot(1:length(vali),vali,type='b',las=1,pch=20,main=paste('sgRNAs in',targetgene),ylab='Read counts',xlab='Samples',xlim=c(0.7,length(vali)+0.3),ylim = yrange,col=colors[(i %% length(colors))],xaxt='n',log='y')
    axis(1,at=1:length(vali),labels=(collabel),las=2)
    # lines(0:100,rep(1,101),col='black');
  }else{
    lines(1:length(vali),vali,type='b',pch=20,col=colors[(i %% length(colors))])
  }
}



dev.off()
Sweave("S10A_c0_t1_summary.Rnw");
library(tools);

texi2dvi("S10A_c0_t1_summary.tex",pdf=TRUE);
